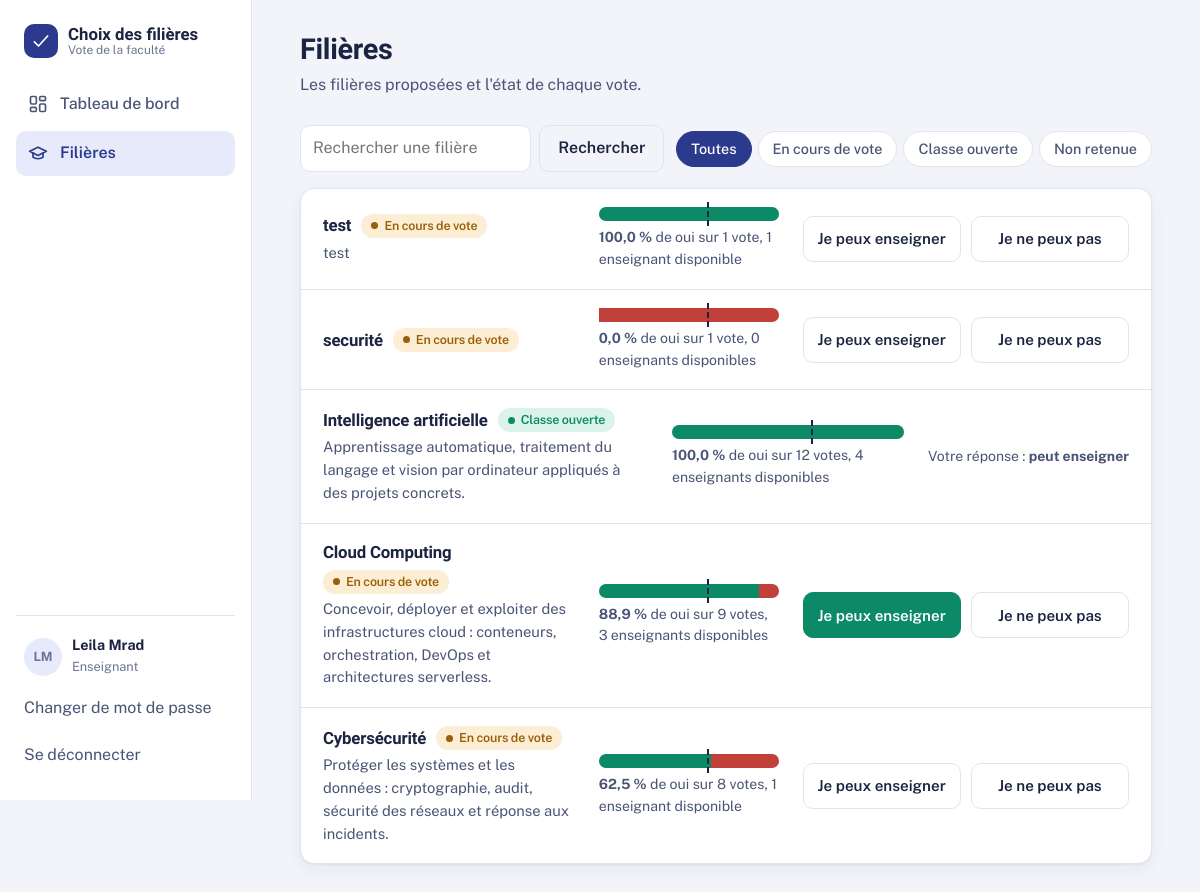
Page /filieres/ (signed in) on the committed database.
### accounts/models.py (models this page shows, shortened)
class Utilisateur(AbstractUser):
    ADMIN = "admin"
    ENSEIGNANT = "enseignant"
    ETUDIANT = "etudiant"
    ROLE_CHOICES = [
        (ADMIN, "Administrateur"),
        (ENSEIGNANT, "Enseignant"),
        (ETUDIANT, "Étudiant"),
    ]
    role = models.CharField("rôle", max_length=20, choices=ROLE_CHOICES, default=ETUDIANT, db_index=True)
    class Meta:
        ordering = ["last_name", "first_name", "username"]
        verbose_name = "utilisateur"
        verbose_name_plural = "utilisateurs"
    @property
    def nom_complet(self):
        return self.get_full_name() or self.username
    @property
    def initiales(self):
        lettres = f"{self.first_name[:1]}{self.last_name[:1]}".upper()
        return lettres or self.username[:2].upper()

### filieres/models.py (models this page shows, shortened)
class Filiere(models.Model):
    EN_VOTE = "en_vote"
    OUVERTE = "ouverte"
    REFUSEE = "refusee"
    STATUT_CHOICES = [
        (EN_VOTE, "En cours de vote"),
        (OUVERTE, "Classe ouverte"),
        (REFUSEE, "Non retenue"),
    ]
    nom = models.CharField("nom de la filière", max_length=120, unique=True)
    description = models.TextField("description", blank=True)
    nb_votes_oui = models.PositiveIntegerField("votes oui", default=0, editable=False)
    nb_votes_non = models.PositiveIntegerField("votes non", default=0, editable=False)
    pourcentage_oui = models.FloatField("pourcentage de oui", default=0, editable=False)
    nb_enseignants_disponibles = models.PositiveIntegerField("enseignants disponibles", default=0, editable=False)
    statut = models.CharField("statut", max_length=10, choices=STATUT_CHOICES, default=EN_VOTE, db_index=True)
    date_creation = models.DateTimeField("créée le", auto_now_add=True)
    date_decision = models.DateTimeField("décision prise le", null=True, blank=True)
    etudiants = models.ManyToManyField("accounts.Etudiant", through="VoteEtudiant", related_name="filieres_votees")
    enseignants = models.ManyToManyField("accounts.Enseignant", through="DisponibiliteEnseignant",
                                         related_name="filieres_proposees")
    class Meta:
        ordering = ["-date_creation"]
        verbose_name = "filière"
    @property
    def seuil(self):
        return settings.FILIERE_SEUIL_POURCENTAGE
    @property
    def vote_ouvert(self):
        return self.statut == self.EN_VOTE
    @property
    def nb_votes_total(self):
        return self.nb_votes_oui + self.nb_votes_non
    @property
    def pourcentage_non(self):
        return round(100 - self.pourcentage_oui, 1) if self.nb_votes_total else 0

### filieres/views.py (the view)
# urls.py: path("filieres/", views.FiliereListView.as_view(), name="filiere_list"),
class FiliereListView(LoginRequiredMixin, ListView):
    model = Filiere
    paginate_by = 9
    template_name = "filieres/filiere_list.html"
    def get_queryset(self):
        qs = Filiere.objects.all()
        q = self.request.GET.get("q", "").strip()
        statut = self.request.GET.get("statut", "")
        if q:
            qs = qs.filter(Q(nom__icontains=q) | Q(description__icontains=q))
        if statut in dict(Filiere.STATUT_CHOICES):
            qs = qs.filter(statut=statut)
        return qs
    def get_context_data(self, **kwargs):
        ctx = super().get_context_data(**kwargs)
        ctx["filieres"] = _annoter_participation(self.request.user, ctx["page_obj"].object_list)
        ctx["q"] = self.request.GET.get("q", "").strip()
        ctx["statut_actif"] = self.request.GET.get("statut", "")
        ctx["statuts"] = Filiere.STATUT_CHOICES
        params = self.request.GET.copy()
        params.pop("page", None)
        ctx["querystring"] = params.urlencode()
        return ctx

### filieres/context_processors.py (called while the page is built)
def regles(request):
    user = getattr(request, "user", None)
    return {
        "peut_decider": bool(user and user.is_authenticated and user.role in settings.FILIERE_DECISION_ROLES),
    }

### filieres/views.py (called while the page is built)
def _annoter_participation(user, filieres):
    filieres = list(filieres)
    ids = [f.pk for f in filieres]
    reponses = {}
    if user.role == Utilisateur.ETUDIANT and hasattr(user, "etudiant"):
        reponses = dict(VoteEtudiant.objects.filter(etudiant=user.etudiant, filiere_id__in=ids)
                        .values_list("filiere_id", "choix"))
    elif user.role == Utilisateur.ENSEIGNANT and hasattr(user, "enseignant"):
        reponses = dict(DisponibiliteEnseignant.objects.filter(enseignant=user.enseignant, filiere_id__in=ids)
                        .values_list("filiere_id", "peut_enseigner"))
    for f in filieres:
        f.mon_choix = reponses.get(f.pk)  # True / False / None (pas encore répondu)
    return filieres

### templates/filieres/filiere_list.html (shortened to what this page needs)
{% extends "base.html" %}
{% block content %}
<div class="page-head">
  <div><h1>Filières</h1><p class="muted">Les filières proposées et l'état de chaque vote.</p></div>
</div>
<div class="toolbar">
  <form method="get" role="search">
    <input id="q" type="search" name="q" value="{{ q }}" placeholder="Rechercher une filière">
    <button class="btn btn-quiet" type="submit">Rechercher</button>
  </form>
  <div class="pills" aria-label="Filtrer par statut">
    <a class="pill" href="?{% if q %}q={{ q|urlencode }}{% endif %}" {% if not statut_actif %}aria-current="true"{% endif %}>Toutes</a>
    {% for value, label in statuts %}
    <a class="pill" href="?statut={{ value }}{% if q %}&amp;q={{ q|urlencode }}{% endif %}" {% if statut_actif == value %}aria-current="true"{% endif %}>{{ label }}</a>
    {% endfor %}
  </div>
</div>
{% if filieres %}
<div class="rows">{% for f in filieres %}{% include "partials/_row.html" %}{% endfor %}</div>
{% endif %}
{% endblock %}

### templates/base.html (shortened to what this page needs)
{% load static %}<!doctype html>
<html lang="fr">
<head>
  <link rel="stylesheet" href="{% static 'css/style.css' %}">
</head>
<body>
{% block layout %}
{% with url_name=request.resolver_match.url_name %}
<div class="shell">
  <aside class="sidebar" id="sidebar" aria-label="Navigation principale">
    <a class="brand" href="{% url 'dashboard' %}">
      <span class="brand-mark" aria-hidden="true"><svg viewBox="0 0 24 24" fill="none" stroke="currentColor" stroke-width="2" stroke-linecap="round" stroke-linejoin="round"><path d="M4 13l5 5L20 6"/></svg></span>
      <span class="brand-name">Choix des filières<small>Vote de la faculté</small></span>
    </a>
    <nav class="nav">
      <a href="{% url 'dashboard' %}" {% if url_name == 'dashboard' %}aria-current="page"{% endif %}>
        Tableau de bord</a>
      <a href="{% url 'filiere_list' %}" {% if url_name|slice:":7" == 'filiere' %}aria-current="page"{% endif %}>
        <svg viewBox="0 0 24 24" fill="none" stroke="currentColor" stroke-width="2" stroke-linecap="round" stroke-linejoin="round" aria-hidden="true"><path d="M22 10L12 5 2 10l10 5 10-5z"/><path d="M6 12v5c3 2.5 9 2.5 12 0v-5"/></svg>
        Filières</a>
    </nav>
    <div class="sidebar-foot">
      <div class="me">
        <span class="avatar" aria-hidden="true">{{ user.initiales }}</span>
        <div><strong>{{ user.nom_complet }}</strong><span>{{ user.get_role_display }}</span></div>
      </div>
      <a class="linklike" href="{% url 'password_change' %}">Changer de mot de passe</a>
      <form method="post" action="{% url 'logout' %}">{% csrf_token %}<button class="linklike" type="submit" style="width:100%">Se déconnecter</button></form>
    </div>
  </aside>
  <div>
    <main id="contenu" class="main"><div class="container">{% block content %}{% endblock %}</div></main>
  </div>
</div>
{% endwith %}
{% endblock %}
</body>
</html>

### templates/partials/_row.html
<article class="row-item">
  <div>
    <h3><a href="{% url 'filiere_detail' f.pk %}">{{ f.nom }}</a> {% include "partials/_statut.html" %}</h3>
    {% if f.description %}<p class="clamp">{{ f.description|truncatechars:130 }}</p>{% endif %}
  </div>
  <div class="row-results">
    {% if user.role != 'etudiant' or not f.vote_ouvert %}
      {% include "partials/_tally.html" %}
      {% if f.nb_votes_total %}
        <strong>{{ f.pourcentage_oui|floatformat:1 }} %</strong> de oui sur {{ f.nb_votes_total }} vote{{ f.nb_votes_total|pluralize }},
      {% else %}Aucun vote pour l'instant,{% endif %}
      {{ f.nb_enseignants_disponibles }} enseignant{{ f.nb_enseignants_disponibles|pluralize }} disponible{{ f.nb_enseignants_disponibles|pluralize }}
    {% else %}
      <span class="muted">Les résultats seront publiés après la décision.</span>
    {% endif %}
  </div>
  <div class="row-actions">{% include "partials/_participation.html" %}</div>
</article>

### templates/partials/_statut.html
{% if f.statut == 'en_vote' %}<span class="badge badge-wait">En cours de vote</span>
{% elif f.statut == 'ouverte' %}<span class="badge badge-oui">Classe ouverte</span>
{% else %}<span class="badge badge-non">Non retenue</span>{% endif %}

### templates/partials/_tally.html
<div class="tally {{ extra }}" role="img" aria-label="{{ f.pourcentage_oui|floatformat:1 }} % de oui, seuil à {{ f.seuil }} %">
  {% if f.nb_votes_total %}
  <div class="tally-oui" style="width: {{ f.pourcentage_oui|stringformat:'.1f' }}%"></div>
  <div class="tally-non" style="width: {{ f.pourcentage_non|stringformat:'.1f' }}%"></div>
  {% endif %}
  <span class="tally-mark" style="left: {{ f.seuil|stringformat:'d' }}%" title="Seuil d'ouverture : {{ f.seuil }} %"></span>
</div>

### templates/partials/_participation.html (shortened to what this page needs)
{% if f.vote_ouvert %}
  {% if user.role == 'etudiant' %}
  <form method="post" action="{% url 'filiere_voter' f.pk %}" class="choice-pair {{ big }}">
    {% csrf_token %}<input type="hidden" name="next" value="{{ request.get_full_path }}">
    <button class="choice choice-oui {% if f.mon_choix is True %}is-selected{% endif %}" name="choix" value="oui" aria-pressed="{% if f.mon_choix is True %}true{% else %}false{% endif %}">Oui, je la veux</button>
    <button class="choice choice-non {% if f.mon_choix is False %}is-selected{% endif %}" name="choix" value="non" aria-pressed="{% if f.mon_choix is False %}true{% else %}false{% endif %}">Non</button>
  </form>
  {% elif user.role == 'enseignant' %}
  <form method="post" action="{% url 'filiere_disponibilite' f.pk %}" class="choice-pair {{ big }}">
    <button class="choice choice-oui {% if f.mon_choix is True %}is-selected{% endif %}" name="reponse" value="oui" aria-pressed="{% if f.mon_choix is True %}true{% else %}false{% endif %}">Je peux enseigner</button>
    <button class="choice choice-non {% if f.mon_choix is False %}is-selected{% endif %}" name="reponse" value="non" aria-pressed="{% if f.mon_choix is False %}true{% else %}false{% endif %}">Je ne peux pas</button>
  </form>
  {% endif %}
{% elif user.role == 'etudiant' and f.mon_choix is not None %}
  <span class="small muted">Votre vote : <strong>{% if f.mon_choix %}oui{% else %}non{% endif %}</strong></span>
{% elif user.role == 'enseignant' and f.mon_choix is not None %}
  <span class="small muted">Votre réponse : <strong>{% if f.mon_choix %}peut enseigner{% else %}ne peut pas{% endif %}</strong></span>
{% endif %}

### rows in the picture
Utilisateur: initiales "LM", nom_complet "Leila Mrad", role "Enseignant"
Filiere: nom "test", statut "En cours de vote", description "test", pourcentage_oui "100,0", nb_votes_total "1", nb_enseignants_disponibles "1"
Filiere: nom "securité", statut "En cours de vote", pourcentage_oui "0,0", nb_votes_total "1", nb_enseignants_disponibles "0"
Filiere: nom "Intelligence artificielle", statut "Classe ouverte", description "Apprentissage automatique, traitement du langage et vision par ordinateur appliqués à des projets concrets.", pourcentage_oui "100,0", nb_votes_total "12", nb_enseignants_disponibles "4", shows "Votre réponse :"
Filiere: nom "Cloud Computing", statut "En cours de vote", description "Concevoir, déployer et exploiter des infrastructures cloud : conteneurs, orchestration, DevOps et architectures serverless.", pourcentage_oui "88,9", nb_votes_total "9", nb_enseignants_disponibles "3"
Filiere: nom "Cybersécurité", statut "En cours de vote", description "Protéger les systèmes et les données : cryptographie, audit, sécurité des réseaux et réponse aux incidents.", pourcentage_oui "62,5", nb_votes_total "8", nb_enseignants_disponibles "1"

### other values in the picture
{{ label }} "En cours de vote" "Classe ouverte" "Non retenue"
